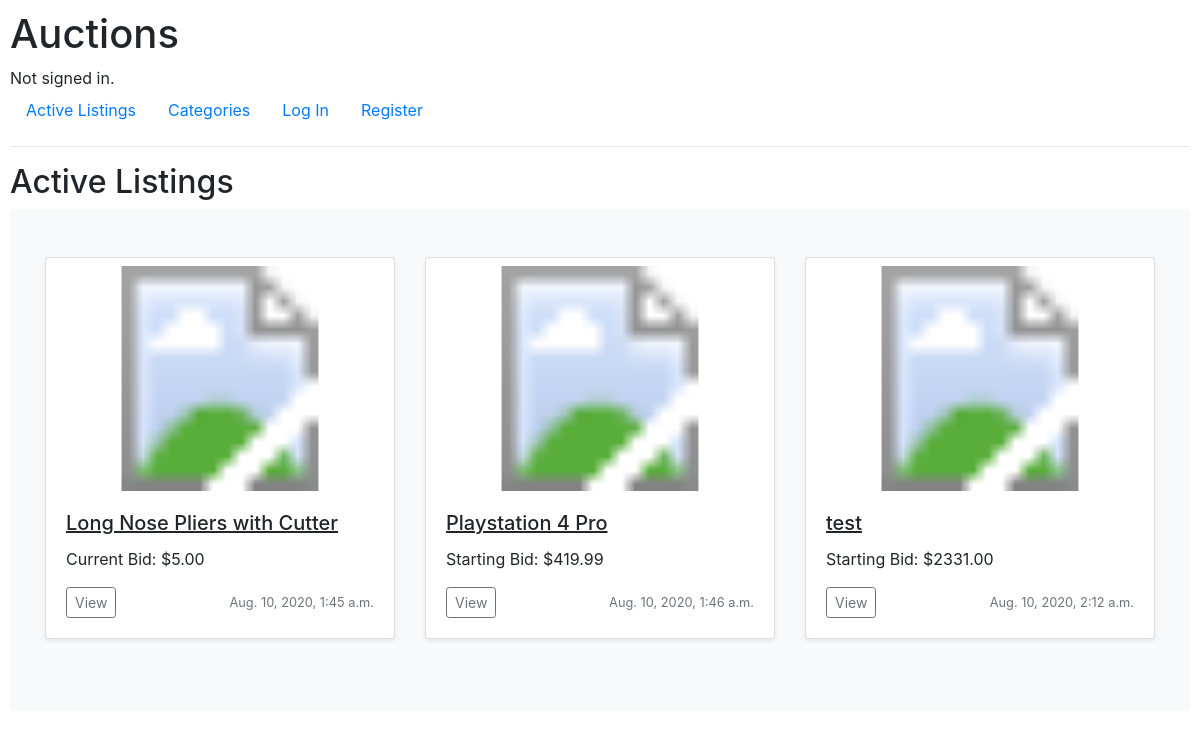
Before: / with the older database file.
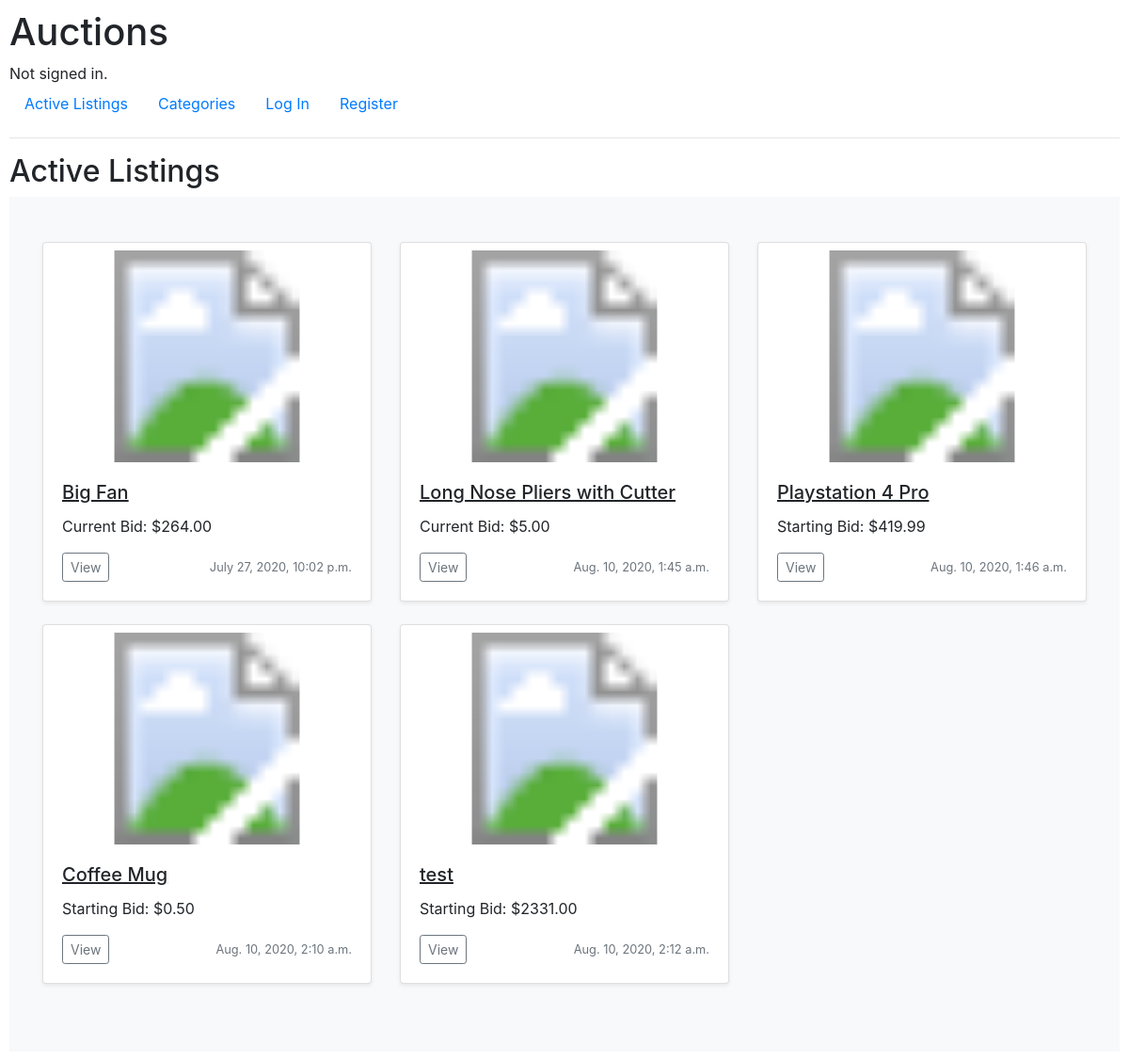
After: the same page with the newer database file.
### auctions/models.py (models this page shows, shortened)
class Listing(models.Model):
    title           = models.CharField(max_length=100)
    description     = models.CharField(max_length=500)
    date            = models.DateTimeField(auto_now_add=True)
    starting_price  = models.DecimalField(max_digits=11, decimal_places=2)                      # highest sold item in the world was 450million, so 11 digits should suffice
    owner           = models.ForeignKey(User, on_delete=models.CASCADE, related_name="owner")
    image           = models.URLField(blank=True) # Default max_length=200
    status          = models.BooleanField(default=True)
    category        = models.ForeignKey(Categories, null=True, related_name="listing_category", on_delete=models.SET_NULL, blank=True)

class Bid(models.Model):
    user    = models.ForeignKey(User, on_delete=models.CASCADE, related_name="bid_user")
    listing = models.ForeignKey(Listing, on_delete=models.CASCADE, related_name="bid_listing")
    bid     = models.DecimalField(max_digits=11, decimal_places=2)

### auctions/views.py (the view)
# urls.py: path("", views.index, name="index"),
def index(request):
    active_listings = Listing.objects.filter(status="True")
    return render(request, "auctions/index.html", {
        "active_listings": active_listings
    })

### auctions/templates/auctions/index.html (shortened to what this page needs)
{% extends "auctions/layout.html" %}
{% block body %}
    <h2>Active Listings</h2>
    <div class="album py-5 bg-light">
        <div class="container">
            <div class="row">
            {% for listing in active_listings %}
                    <div class="col-md-4">
                        <div class="card mb-4 shadow-sm">
                            <svg class="mt-2 bd-placeholder-img card-img-top" width="100%" height="225" xmlns="http://www.w3.org/2000/svg" preserveAspectRatio="xMidYMid slice" focusable="false" role="img" aria-label="Listing Image">
                                <title>{{ listing.title }}</title>
                                <a href="{% url 'listing' listing.id %}"><image href=" {% if listing.image %}{{ listing.image }}{% else %}https://makitweb.com/demo/broken_image/images/noimage.png{% endif %}" width="100%" height="225"/></a>
                            </svg>
                            <div class="card-body">
                                <h5 class="card-title"><u>{{ listing.title }}</u></h5>
                                <p class="card-text">
                                    {% if listing.bid_listing.all %}
                                        Current Bid: ${{ listing.bid_listing.all.last.bid }}
                                    {% else %}
                                        Starting Bid: ${{ listing.starting_price }}
                                    {% endif %}
                                </p>
                                <div class="d-flex justify-content-between align-items-center">
                                    <div class="btn-group">
                                        <a href="{% url 'listing' listing.id %}" class="btn btn-sm btn-outline-secondary">View</a>
                                    </div>
                                    <small class="text-muted">{{listing.date}}</small>
                                </div>
                            </div>
                        </div>
                    </div>
            {% endfor %}
    </div>
{% endblock %}

Changed rows visible on the page:
now on this page (row edited): Listing: title "Big Fan", bid_listing.all.last.bid "264.00", date "July 27, 2020, 10:02 p.m."
now on this page (row edited): Listing: title "Coffee Mug", starting_price "0.50", date "Aug. 10, 2020, 2:10 a.m."
